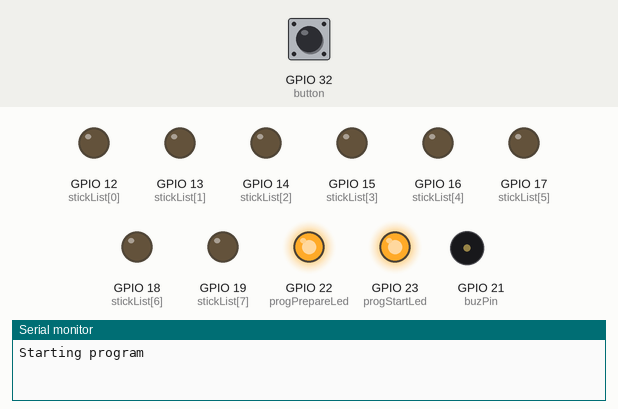
Recording of a sketch running on a simulated ESP32. On the bench: output pins drawn as LEDs (lit = HIGH), buzzer (waves = sounding, pin HIGH), the last lines printed to the serial monitor. The inputs (shaded band) are chosen by the test bench; at power-on: GPIO 32 (button) HIGH. Random numbers use the default seed unless the sketch sets one.

Above: at 2.7 s.
2.8 s: GPIO 32 (button) pulled LOW for 3.2 s
At 4.6 s:
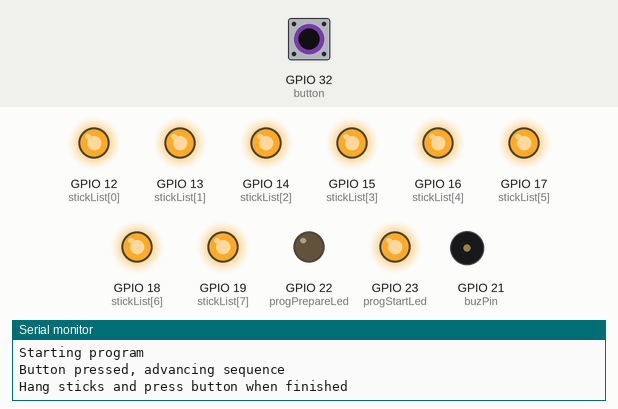
At 9.8 s:
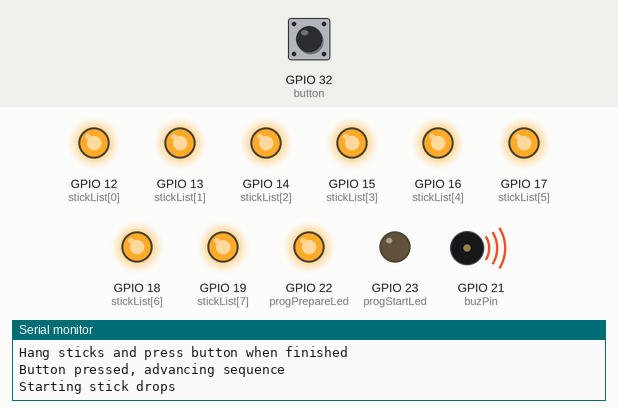
Timing chart, 0 to 22.3 s (numbered marks = the images above; inputs shaded):
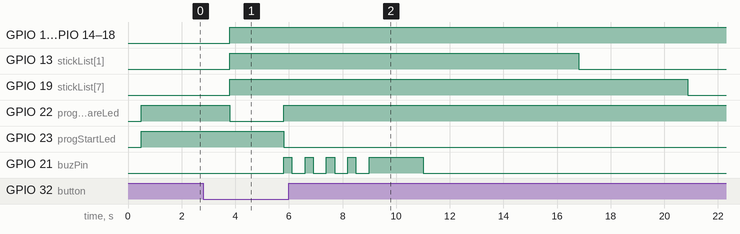

Measured:
- after the input at 2.8 s, GPIO 12 (stickList[0]): LOW → HIGH after 1.0 s; GPIO 13 (stickList[1]): LOW → HIGH after 1.0 s, → LOW 13.0 s later

The sketch:

ValStok_v1.ino
```cpp
int sequence = 0;
//ESP32 DEVKIT v1
int stickList[] = {12,13,14,15,16,17,18,19};
int stick[] = {12,13,14,15,16,17,18,19};


int stickLeft = 8;
int randomNumber;
int randomTime;
int stickTemp[8];
int stickSeq;
int progSeq = 0;
int button = 32;
int progStartLed = 23;
int progPrepareLed = 22;
int buzPin = 21;


void setup() {
  Serial.begin(115200);
  delay(500);
  Serial.println("Starting program");
  for(int x=0;x<8;x++){
      pinMode(stick[x], OUTPUT);
    }
  pinMode(button, INPUT_PULLUP);
  pinMode(progStartLed, OUTPUT);
  pinMode(buzPin, OUTPUT);
  digitalWrite(progStartLed, HIGH);
  pinMode(progPrepareLed, OUTPUT);
  digitalWrite(progPrepareLed, HIGH);
  digitalWrite(buzPin, LOW);
  delay(1000);
}

void printSticksLeft(int sticksLeft){
  for(int i=0;i<sticksLeft;i++){
  Serial.print(stick[i]);Serial.print(",");
  }
  Serial.println(" ");
  Serial.println("----------------------");
}

void loop() {
  if( !digitalRead(button) && progSeq != 3){
    Serial.println("Button pressed, advancing sequence");
    progSeq++;
    delay(1000);
    }

  if(progSeq == 1){
    digitalWrite(progPrepareLed, LOW);
    for(int x=0;x<8;x++){
        digitalWrite(stickList[x], HIGH);
        stick[x]=stickList[x];
      }
      stickLeft=8;
      Serial.println("Hang sticks and press button when finished");
      progSeq++;
      delay(1000);
    }


  if(progSeq == 3){
    if(stickLeft>0){
      if(stickLeft == 8){
        digitalWrite(progPrepareLed, HIGH);
        digitalWrite(progStartLed, LOW);
        Serial.println("Starting stick drops");
        for(int j=0; j<4;j++){
            digitalWrite(buzPin, HIGH);
            delay(300);
            digitalWrite(buzPin, LOW);
            delay(500);
          }
        digitalWrite(buzPin, HIGH);
        delay(2000);
        digitalWrite(buzPin, LOW);

      }
      printSticksLeft(stickLeft);
      randomTime = random(3000,10000);
      delay(randomTime);
      randomNumber=random(stickLeft);
      Serial.print("Stick to drop=");Serial.println(stick[randomNumber]);
      digitalWrite(stick[randomNumber], LOW);
      stickSeq=0;
      for(int x=0;x<stickLeft+1;x++){
        if(x!=randomNumber){
          stick[stickSeq]=stick[x];
          stickSeq++;
        }
      }
      stickLeft--;
      if(stickLeft ==0){
          progSeq=0;
          digitalWrite(progStartLed, HIGH);
          Serial.println("Program finished, press button to start over");
          delay(1000);
        }

    }
  }
}
```
